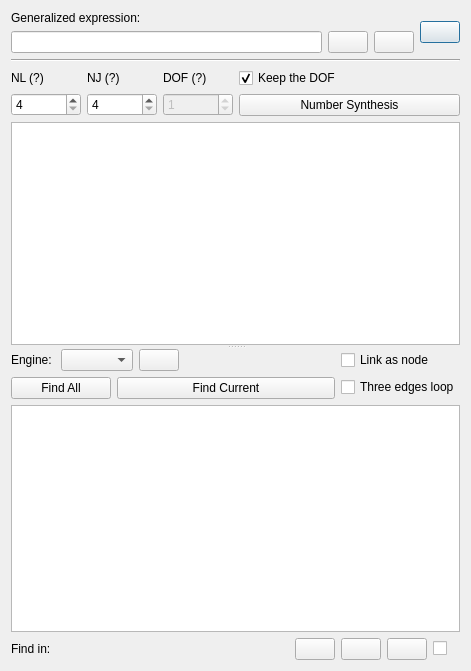
<?xml version="1.0" encoding="UTF-8"?>
<ui version="4.0">
 <class>Form</class>
 <widget class="QWidget" name="Form">
  <property name="geometry">
   <rect>
    <x>0</x>
    <y>0</y>
    <width>471</width>
    <height>671</height>
   </rect>
  </property>
  <property name="windowTitle">
   <string>Form</string>
  </property>
  <property name="windowIcon">
   <iconset resource="../../../icons.qrc">
    <normaloff>:/icons/NumberAndTypeSynthesis.png</normaloff>:/icons/NumberAndTypeSynthesis.png</iconset>
  </property>
  <layout class="QVBoxLayout" name="verticalLayout_7">
   <item>
    <layout class="QHBoxLayout" name="horizontalLayout_3">
     <item>
      <layout class="QVBoxLayout" name="verticalLayout_4">
       <item>
        <widget class="QLabel" name="expr_joint_text">
         <property name="text">
          <string>Generalized expression:</string>
         </property>
        </widget>
       </item>
       <item>
        <layout class="QHBoxLayout" name="horizontalLayout_4">
         <item>
          <widget class="QLineEdit" name="expr_edges">
           <property name="readOnly">
            <bool>true</bool>
           </property>
          </widget>
         </item>
         <item>
          <widget class="QPushButton" name="expr_copy">
           <property name="statusTip">
            <string>Copy expression.</string>
           </property>
           <property name="icon">
            <iconset resource="../../../icons.qrc">
             <normaloff>:/icons/copy.png</normaloff>:/icons/copy.png</iconset>
           </property>
          </widget>
         </item>
         <item>
          <widget class="QPushButton" name="expr_add_collection">
           <property name="statusTip">
            <string>Add to collection.</string>
           </property>
           <property name="text">
            <string/>
           </property>
           <property name="icon">
            <iconset resource="../../../icons.qrc">
             <normaloff>:/icons/collections.png</normaloff>:/icons/collections.png</iconset>
           </property>
          </widget>
         </item>
        </layout>
       </item>
      </layout>
     </item>
     <item>
      <widget class="QPushButton" name="from_mechanism_button">
       <property name="statusTip">
        <string>Analyze current mechanism from canvas.</string>
       </property>
       <property name="icon">
        <iconset resource="../../../icons.qrc">
         <normaloff>:/icons/mechanism.png</normaloff>:/icons/mechanism.png</iconset>
       </property>
       <property name="iconSize">
        <size>
         <width>50</width>
         <height>50</height>
        </size>
       </property>
       <property name="autoDefault">
        <bool>true</bool>
       </property>
       <property name="default">
        <bool>true</bool>
       </property>
      </widget>
     </item>
    </layout>
   </item>
   <item>
    <widget class="Line" name="line">
     <property name="orientation">
      <enum>Qt::Horizontal</enum>
     </property>
    </widget>
   </item>
   <item>
    <widget class="QSplitter" name="splitter">
     <property name="orientation">
      <enum>Qt::Vertical</enum>
     </property>
     <widget class="QWidget" name="verticalLayoutWidget">
      <layout class="QVBoxLayout" name="verticalLayout_2">
       <item>
        <layout class="QHBoxLayout" name="horizontalLayout_2">
         <item>
          <layout class="QGridLayout" name="gridLayout">
           <item row="0" column="1">
            <widget class="QLabel" name="NJ_text">
             <property name="toolTip">
              <string>Number of joints</string>
             </property>
             <property name="text">
              <string>NJ (?)</string>
             </property>
            </widget>
           </item>
           <item row="0" column="0">
            <widget class="QLabel" name="NL_text">
             <property name="toolTip">
              <string>Number of links</string>
             </property>
             <property name="text">
              <string>NL (?)</string>
             </property>
            </widget>
           </item>
           <item row="2" column="0">
            <widget class="QSpinBox" name="NL_input">
             <property name="minimum">
              <number>4</number>
             </property>
            </widget>
           </item>
           <item row="2" column="1">
            <widget class="QSpinBox" name="NJ_input">
             <property name="minimum">
              <number>4</number>
             </property>
            </widget>
           </item>
           <item row="0" column="2">
            <widget class="QLabel" name="DOF_text">
             <property name="toolTip">
              <string>Degree of freedom</string>
             </property>
             <property name="text">
              <string>DOF (?)</string>
             </property>
            </widget>
           </item>
           <item row="2" column="2">
            <widget class="QSpinBox" name="DOF">
             <property name="enabled">
              <bool>false</bool>
             </property>
             <property name="minimum">
              <number>-99</number>
             </property>
             <property name="value">
              <number>1</number>
             </property>
            </widget>
           </item>
          </layout>
         </item>
         <item>
          <layout class="QVBoxLayout" name="verticalLayout_5">
           <item>
            <widget class="QCheckBox" name="keep_dof">
             <property name="statusTip">
              <string>Keep the degrees of freedom when adjusting numbers.</string>
             </property>
             <property name="text">
              <string>Keep the DOF</string>
             </property>
             <property name="checked">
              <bool>true</bool>
             </property>
            </widget>
           </item>
           <item>
            <widget class="QPushButton" name="number_synthesis_button">
             <property name="statusTip">
              <string>Find the possible number of different joints.</string>
             </property>
             <property name="text">
              <string>Number Synthesis</string>
             </property>
             <property name="autoDefault">
              <bool>true</bool>
             </property>
            </widget>
           </item>
          </layout>
         </item>
        </layout>
       </item>
       <item>
        <widget class="QListWidget" name="expr_number"/>
       </item>
      </layout>
     </widget>
     <widget class="QWidget" name="verticalLayoutWidget_2">
      <layout class="QVBoxLayout" name="verticalLayout_3">
       <item>
        <layout class="QHBoxLayout" name="horizontalLayout_7">
         <item>
          <layout class="QVBoxLayout" name="verticalLayout_6">
           <item>
            <layout class="QHBoxLayout" name="horizontalLayout">
             <item>
              <widget class="QLabel" name="graph_engine_text">
               <property name="text">
                <string>Engine: </string>
               </property>
              </widget>
             </item>
             <item>
              <widget class="QComboBox" name="graph_engine">
               <property name="statusTip">
                <string>Layout engine from NetworkX and Pydot (Graphviz).</string>
               </property>
               <property name="currentIndex">
                <number>-1</number>
               </property>
              </widget>
             </item>
             <item>
              <widget class="QPushButton" name="reload_atlas">
               <property name="toolTip">
                <string>Re-layout</string>
               </property>
               <property name="text">
                <string/>
               </property>
               <property name="icon">
                <iconset resource="../../../icons.qrc">
                 <normaloff>:/icons/dataupdate.png</normaloff>:/icons/dataupdate.png</iconset>
               </property>
              </widget>
             </item>
             <item>
              <spacer name="horizontalSpacer">
               <property name="orientation">
                <enum>Qt::Horizontal</enum>
               </property>
               <property name="sizeHint" stdset="0">
                <size>
                 <width>40</width>
                 <height>20</height>
                </size>
               </property>
              </spacer>
             </item>
            </layout>
           </item>
           <item>
            <layout class="QHBoxLayout" name="horizontalLayout_5">
             <item>
              <widget class="QPushButton" name="structure_synthesis_all_button">
               <property name="maximumSize">
                <size>
                 <width>100</width>
                 <height>16777215</height>
                </size>
               </property>
               <property name="statusTip">
                <string>Find the structure of mechanism from all numbers.</string>
               </property>
               <property name="text">
                <string>Find All</string>
               </property>
               <property name="autoDefault">
                <bool>true</bool>
               </property>
              </widget>
             </item>
             <item>
              <widget class="QPushButton" name="structure_synthesis_button">
               <property name="statusTip">
                <string>Find the structure of mechanism from specified numbers.</string>
               </property>
               <property name="text">
                <string>Find Current</string>
               </property>
               <property name="autoDefault">
                <bool>true</bool>
               </property>
              </widget>
             </item>
            </layout>
           </item>
          </layout>
         </item>
         <item>
          <layout class="QVBoxLayout" name="verticalLayout">
           <item>
            <widget class="QCheckBox" name="graph_link_as_node">
             <property name="statusTip">
              <string>Show the edges as nodes.</string>
             </property>
             <property name="text">
              <string>Link as node</string>
             </property>
            </widget>
           </item>
           <item>
            <widget class="QCheckBox" name="graph_degenerate">
             <property name="statusTip">
              <string>Keep degenerate chains in the result.</string>
             </property>
             <property name="text">
              <string>Three edges loop</string>
             </property>
            </widget>
           </item>
          </layout>
         </item>
        </layout>
       </item>
       <item>
        <widget class="QListWidget" name="Topologic_result">
         <property name="contextMenuPolicy">
          <enum>Qt::CustomContextMenu</enum>
         </property>
         <property name="iconSize">
          <size>
           <width>200</width>
           <height>200</height>
          </size>
         </property>
         <property name="movement">
          <enum>QListView::Static</enum>
         </property>
         <property name="resizeMode">
          <enum>QListView::Adjust</enum>
         </property>
         <property name="spacing">
          <number>3</number>
         </property>
         <property name="viewMode">
          <enum>QListView::IconMode</enum>
         </property>
         <property name="uniformItemSizes">
          <bool>true</bool>
         </property>
        </widget>
       </item>
       <item>
        <layout class="QHBoxLayout" name="horizontalLayout_6">
         <item>
          <widget class="QLabel" name="time_title_label">
           <property name="text">
            <string>Find in:</string>
           </property>
          </widget>
         </item>
         <item>
          <widget class="QLabel" name="time_label"/>
         </item>
         <item>
          <spacer name="horizontalSpacer_2">
           <property name="orientation">
            <enum>Qt::Horizontal</enum>
           </property>
           <property name="sizeHint" stdset="0">
            <size>
             <width>40</width>
             <height>20</height>
            </size>
           </property>
          </spacer>
         </item>
         <item>
          <widget class="QPushButton" name="save_atlas">
           <property name="statusTip">
            <string>Save the atlas to image file.</string>
           </property>
           <property name="icon">
            <iconset resource="../../../icons.qrc">
             <normaloff>:/icons/picture.png</normaloff>:/icons/picture.png</iconset>
           </property>
          </widget>
         </item>
         <item>
          <widget class="QPushButton" name="save_edges">
           <property name="statusTip">
            <string>Save the edges of atlas to text file.</string>
           </property>
           <property name="icon">
            <iconset resource="../../../icons.qrc">
             <normaloff>:/icons/savefile.png</normaloff>:/icons/savefile.png</iconset>
           </property>
          </widget>
         </item>
         <item>
          <widget class="QPushButton" name="edges2atlas_button">
           <property name="statusTip">
            <string>Load the edges data from text file, then save them to image files.</string>
           </property>
           <property name="icon">
            <iconset resource="../../../icons.qrc">
             <normaloff>:/icons/edges_to_atlas.png</normaloff>:/icons/edges_to_atlas.png</iconset>
           </property>
           <property name="iconSize">
            <size>
             <width>40</width>
             <height>16</height>
            </size>
           </property>
          </widget>
         </item>
         <item>
          <widget class="QCheckBox" name="save_edges_auto">
           <property name="statusTip">
            <string>Re-synthesis when using save actions.</string>
           </property>
          </widget>
         </item>
         <item>
          <widget class="QLabel" name="save_edges_auto_label">
           <property name="text">
            <string>&lt;img src=&quot;:icons/dataupdate.png&quot; width=&quot;20&quot;&gt;</string>
           </property>
          </widget>
         </item>
        </layout>
       </item>
      </layout>
     </widget>
    </widget>
   </item>
  </layout>
 </widget>
 <resources>
  <include location="../../../icons.qrc"/>
 </resources>
 <connections/>
</ui>
